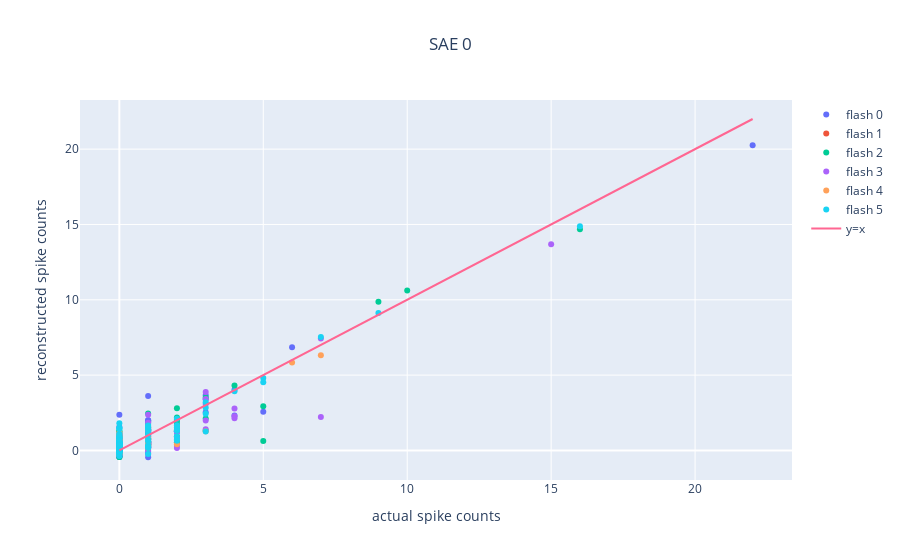
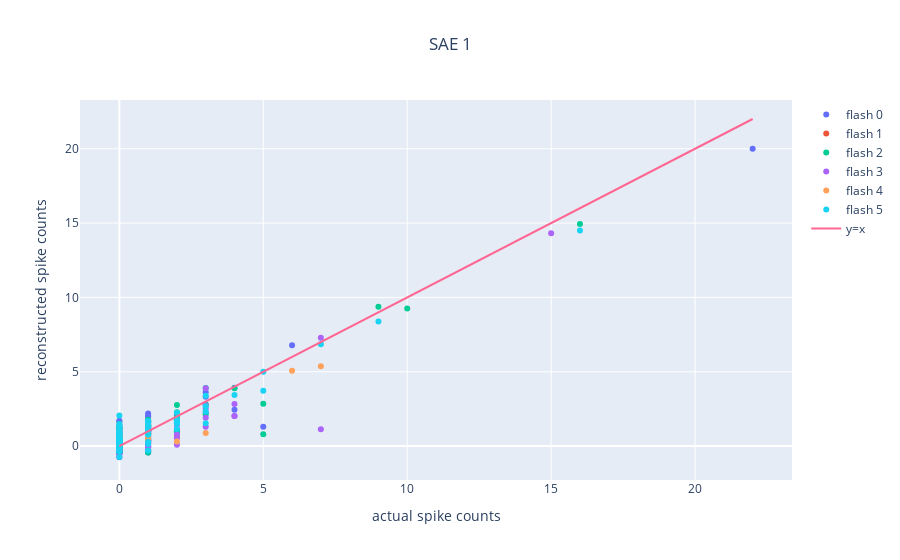

Source (notebook cell) for these figures, in order:
### Markdown cell above
## Validate SAEs

### Code cell
"""View spike counts actual vs. spike counts reconstructions for flashes for SAEs."""

def plot_reconstructed_spike_counts(sae_idx, counts_flash_df, sae_model, device):
    """Plot actual vs reconstructed spike counts for a given instance in `Sae`.

    Parameters:
        sae_idx (int): Index for the specific Sparse Autoencoder (SAE).
        counts_flash_df (pd.DataFrame): DataFrame containing actual spike counts.
        sae_model (object): `Sae` model instance.
        device (torch.device): Torch device to perform SAE computations on.
    """
    cos_sims = []
    fig = go.Figure()

    max_ct_spks = 0
    for i, (_, row) in enumerate(counts_flash_df.iterrows()):
        spike_count_seqs = einops.repeat(
            torch.from_numpy(row.values).bfloat16().to(device),
            "n_units -> batch_sz n_instances n_units",
            batch_sz=1,
            n_instances=2,
        )
        _l1_loss, _l2_loss, _loss, feat_acts, recon_spk_cts = sae_model.forward(spike_count_seqs)

        fig.add_trace(
            go.Scatter(
                x=row.values,
                y=recon_spk_cts[0, sae_idx, :].to(torch.float16).detach().cpu().numpy(),
                mode="markers",
                name=f"flash {i}",
            )
        )
        
        max_ct_spks = max(max_ct_spks, row.values.max())

        cos_sims.append(
            torch.cosine_similarity(
                recon_spk_cts[0, sae_idx, :], spike_count_seqs[0, sae_idx, :], dim=0
            ).item()
        )

    # Add y=x reference line.
    fig.add_trace(go.Scatter(x=[0, max_ct_spks], y=[0, max_ct_spks], mode="lines", name="y=x"))
    # Update the layout with axis titles and figure title.
    fig.update_layout(
        title={"text": f"SAE {sae_idx}","x": 0.5}, 
        xaxis_title="actual spike counts", 
        yaxis_title="reconstructed spike counts"
    )
    fig.show()
    return cos_sims

spk_recon_cos_sims_sae0 = plot_reconstructed_spike_counts(0, counts_flash_df, sae, device)
spk_recon_cos_sims_sae1 = plot_reconstructed_spike_counts(1, counts_flash_df, sae, device)
